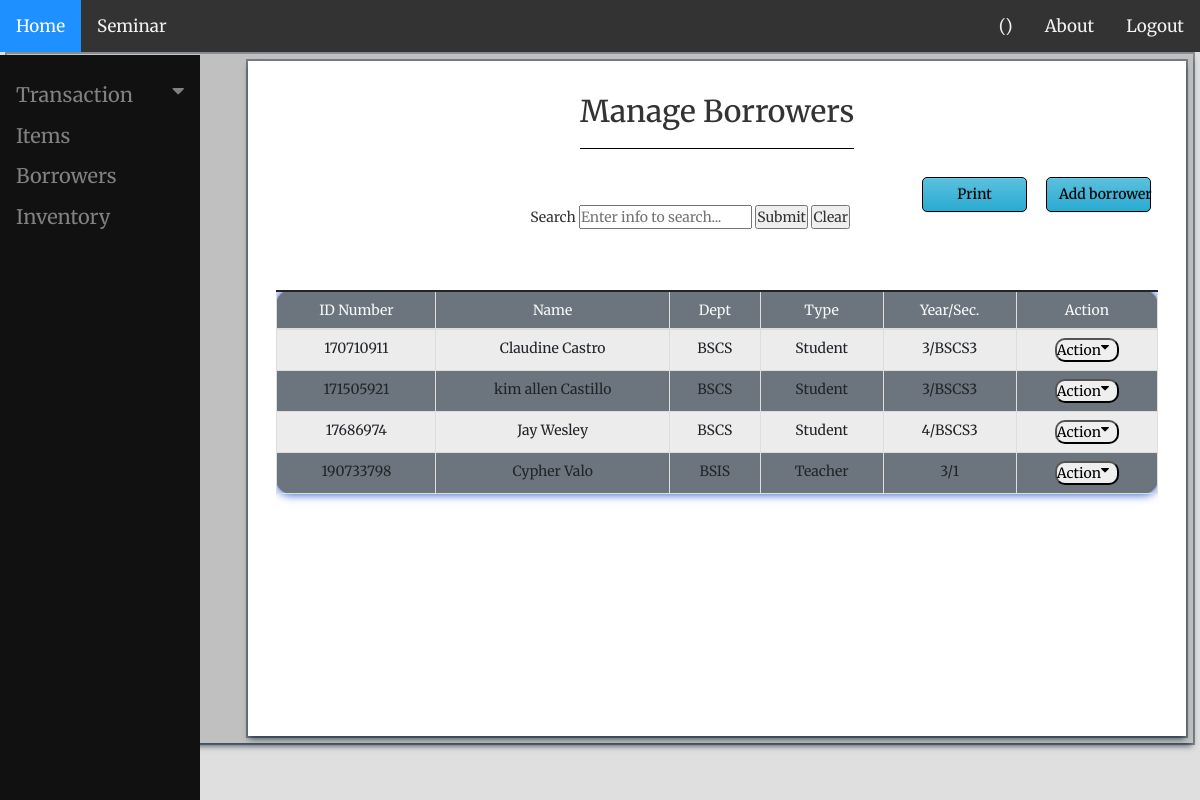
Page /user/user-borrowers.php on the committed database.
### tables this page shows
CREATE TABLE `borrowers` (
  `id` int(4) UNSIGNED NOT NULL,
  `borrowers_id` int(9) NOT NULL,
  `borrowers_fname` varchar(30) NOT NULL,
  `borrowers_lname` varchar(30) NOT NULL,
  `borrowers_gender` varchar(6) NOT NULL,
  `borrowers_number` int(11) NOT NULL,
  `borrwers_dept` varchar(30) NOT NULL,
  `borrowers_type` varchar(30) NOT NULL,
  `borrowers_year` varchar(30) NOT NULL,
  `borrowers_section` varchar(30) NOT NULL,
  `created_at` timestamp NOT NULL DEFAULT current_timestamp() ON UPDATE current_timestamp()
);

### user/user-borrowers.php (the view, shortened to what this page needs)
<?php
$valSearch = $gender = $dept = $type ="";
if(isset($_POST['submit'])):
    $valSearch = $_POST['search'];
    $query ="SELECT * FROM `borrowers` WHERE
    CONCAT(`borrowers_id`, `borrowers_fname`, `borrowers_lname`,
    `borrowers_gender`, `borrowers_number`, `borrwers_dept`,
    `borrowers_type`, `borrowers_year`, `borrowers_section`)
     LIKE '%".$valSearch."%'";
    $search_Res = filterList($query);
else:
    $query = "SELECT * FROM `borrowers`";
    $search_Res = filterList($query);
endif;
function filterList($query){
    $con = mysqli_connect('localhost', 'u466928655_inventory', 'Ccs!@#45', 'u466928655_ict_equipement');
    $filter_Res = mysqli_query($con, $query);
    return $filter_Res;
}
$result_arr = array();
while($row = mysqli_fetch_array($search_Res)) :
        $result_arr[] = $row;
endwhile;
?>
<!DOCTYPE html>
<html lang="en">
<head>
    <?php include_once '../others/font.php' ?>
    <link rel="stylesheet" href="../others/DataTables-1.11.3/css/jquery.dataTables.min.css">
    <link rel="stylesheet" href="../css/admin.css">
    <link rel="stylesheet" href="../css/manageBor.css">
    <link rel="stylesheet" href="../others/bootstrap-5.1.3-dist/css/bootstrap.min.css">
	<link rel="stylesheet" href="https://maxcdn.bootstrapcdn.com/bootstrap/3.3.5/css/bootstrap.min.css">
	<link rel="stylesheet" href="https://maxcdn.bootstrapcdn.com/bootstrap/3.3.5/css/bootstrap-theme.min.css">
</head>
<body>
    <div class="wrapper" style="overflow-x: scroll;">
        <?php require_once 'NavBar.php' ?>
        <div class="content">
            <?php require_once 'SideNavBar.php' ?>
            <div class="right">
                <div class="title">
                    <h2>Manage Borrowers<h2>
                </div>
				<div class="actions-container">
                    <div class="search">
                    <form action="" method="POST">
                        Search
			            <input type="text" name="search" class="" placeholder="Enter info to search..." value="<?php echo $valSearch; ?>" >
			            <input type="Submit" name="submit" class="">
                        <input type="Submit" name="clear" value="Clear" class="">
                         </form>
                    </div>
				<div class = "print">
                <button name= "print" onclick="PrintDiv();" id=btn-print class="btn btn-info btn" >Print</button>
                 </div>
				 <div id = "borrower">
                 <button type="button" id=btn-add class="btn btn-info btn" data-toggle="modal" data-target="#borrower-modal">Add borrower</button>
                </div>
				</div>
		         <div class="content-container" id="content-container" >
                    <div class="table">
                        <div class="table-responsive">
                            <table class="table table-striped table-bordered bg-secondary table-hover">
							<form method="GET">
                                <thead>
                                    <tr class="text-light text-center">
                                        <td>ID Number</td>
                                        <td>Name</td>
                                        <td>Dept</td>
                                        <td>Type</td>
										<td>Year/Sec.</td>
										<td>Action</td>
                                    </tr>
                                </thead>
                                <?php foreach($result_arr as $val) : ?>
								<tr class="text-center">
                                    <td ><?php echo $val['borrowers_id']; ?></td>
                                    <td ><?php echo $val['borrowers_fname']. ' ' . $val['borrowers_lname']; ?></td>
                                    <td ><?php echo $val['borrwers_dept']; ?></td>
                                    <td ><?php echo $val['borrowers_type']; ?></td>
                                    <td ><?php echo $val['borrowers_year']. '/' . $val['borrowers_section']; ?></td>
                                    <td>
                                    <div class="dropdown">
                                            <button class="dropbtn">Action
                                                <i class="fa fa-caret-down"></i>
                                            </button>
                                        </div>
                                    </td>
                                </tr>
                                <?php endforeach; ?>
                            </form>
                            </table>
                        </div>
                    </div>
                </div>
            </div>
		</div>
	<div class="container">
</div>
   </div>
</body>
</html>

### css/admin.css (style rules this page uses)
* { margin: 0; padding: 0; box-sizing: border-box; font-family: 'Merriweather', serif; }
body { overflow: hidden; }
form { padding: 0; margin: 0; display: inline; }
.wrapper { height: 100vh; background: rgba(192, 192, 192, 0.5); display: grid; grid-template-columns: 1fr; grid-template-rows: min-content 1fr; }
.content { grid-column: 1/2; grid-row: 2/3; margin: 0.1em 0.5em 0.5em 0.5em; padding: 0.5em; box-shadow: rgba(6, 24, 44, 0.4) 0px 0px 0px 2px, rgba(6, 24, 44, 0.65) 0px 4px 6px -1px, rgba(255, 255, 255, 0.08) 0px 1px 0px inset; background: rgb(192, 192, 192); display: grid; grid-template-columns: 20% 80%; }
.content .right { grid-column: 2/3; padding: 1em; background-color: white; box-shadow: rgba(6, 24, 44, 0.4) 0px 0px 0px 2px, rgba(6, 24, 44, 0.65) 0px 4px 6px -1px, rgba(255, 255, 255, 0.08) 0px 1px 0px inset; display: flex; flex-direction: column; align-items: center; overflow-x: scroll; }
.content .right .title { margin: 0 0 2em 0; border-bottom: 1px solid black; }
.content .right .actions-container { margin: 0 0 2em 0; width: 100%; display: flex; padding: 0 1em; justify-content: flex-end; }
.actions-container button { background-color: silver; }
.content .right .actions-container button { width: 7.5em; height: 2.5em; margin: 0 0.5em; border-radius: 5px; }
.content-container { height: 100%; width: 100%; padding: 0 1em; display: flex; justify-content: center; }

### css/manageBor.css (style rules this page uses)
.search { float: right; margin-top: 28px; margin-right: 60px; }
.print { margin-left: 5px; margin-bottom: 50px; }
#borrower { margin-left: 5px; margin-bottom: 1px; }
.dropdown .dropbtn { font-size: 14px; outline: none; color: black; border-radius: 10px; margin: 0; }

### user/user-borrowers.php (style rules this page uses)
.btn { border: 1px solid black; color:black; }
.search { margin-bottom: 20px; float: right; margin-top: 28px; margin-right: 60px; }
.print { margin-left: 5px; margin-bottom: 50px; }
#borrower { margin-left: 5px; margin-bottom: 1px; }
table { box-shadow: 0 0 10px 1px #3366CC; }

### user/NavBar.php (style rules this page uses)
body { margin: 0; font-family: Arial, Helvetica, sans-serif; }

### user/SideNavBar.php (style rules this page uses)
body { font-family: "Lato", sans-serif; }
.fa-caret-down { float: right; padding-right: 8px; }

### rows in the picture
borrowers: borrowers "170710911", borrowers_fname "Claudine", borrowers_lname "Castro", borrwers_dept "BSCS", borrowers_type "Student", borrowers_year "3", borrowers_section "BSCS3"
borrowers: borrowers "171505921", borrowers_fname "kim allen", borrowers_lname "Castillo", borrwers_dept "BSCS", borrowers_type "Student", borrowers_year "3", borrowers_section "BSCS3"
borrowers: borrowers "17686974", borrowers_fname "Jay", borrowers_lname "Wesley", borrwers_dept "BSCS", borrowers_type "Student", borrowers_year "4", borrowers_section "BSCS3"
borrowers: borrowers "190733798", borrowers_fname "Cypher", borrowers_lname "Valo", borrwers_dept "BSIS", borrowers_type "Teacher", borrowers_year "3", borrowers_section "1"
